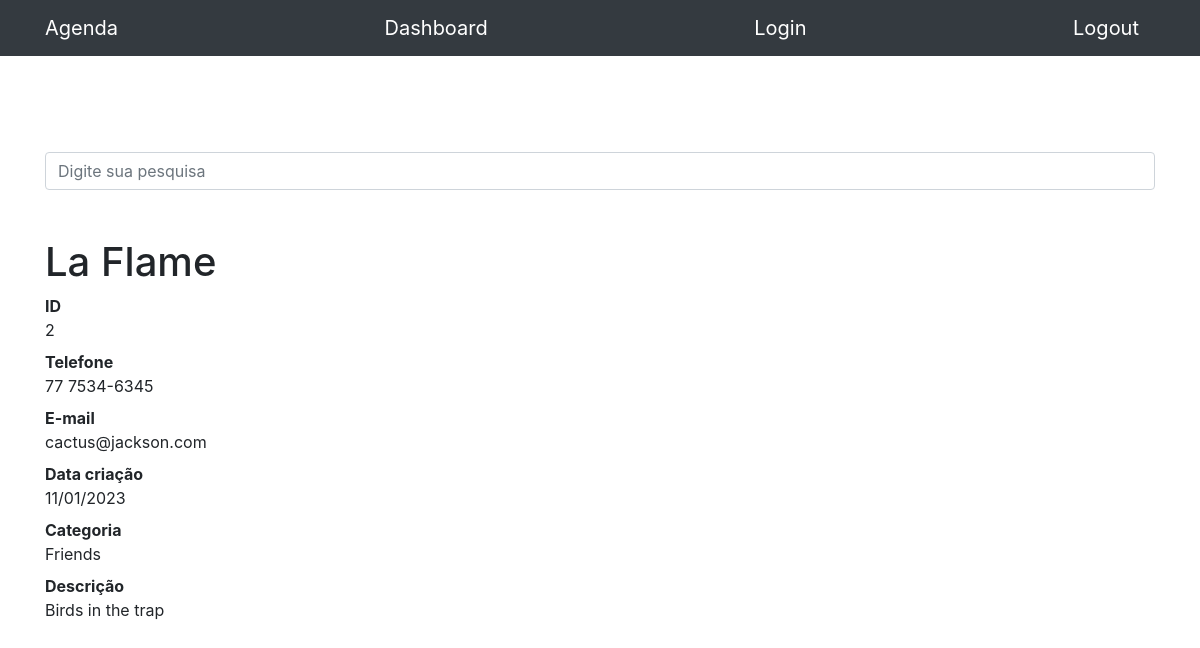
/2, run on the app's committed database.
### contacts/models.py (models this page shows, shortened)
class Contact(models.Model):
    name = models.CharField(max_length=50)
    last_name = models.CharField(max_length=50, blank=True)
    phone = models.CharField(max_length=13)
    email = models.CharField(max_length=100, blank=True)
    creation_date = models.DateTimeField(default=timezone.now)
    description = models.TextField(blank=True)
    status = models.ForeignKey(Status, on_delete=models.DO_NOTHING)
    show = models.BooleanField(default=True)
    picture = models.ImageField(blank=True, upload_to='pictures/%Y/%m/')

class Status(models.Model):
    name = models.CharField(max_length=50)
    def __str__(self):
        return self.name

### contacts/views.py (the view)
# urls.py: path('<int:contact_id>', views.show_contact, name='show_contact'),
def show_contact(request, contact_id):
        contact = get_object_or_404(Contact, id=contact_id)
        if not contact.show:
            raise Http404()
        return render(request, 'contacts/show_contact.html',{
            'contact': contact
        })

### contacts/templates/contacts/show_contact.html (shortened to what this page needs)
{% extends 'base.html' %}
{% block content %}
<h1 class="mt-5">{{ contact.name }} {{ contact.last_name }}</h1>
<dl>
  <dt>ID</dt>
  <dd>{{ contact.id }}</dd>
  <dt>Telefone</dt>
  <dd>{{ contact.phone}}</dd>
  <dt>E-mail</dt>
  <dd>{{ contact.email }}</dd>
  <dt>Data criação</dt>
  <dd>{{ contact.creation_date |date:'d/m/Y'}}</dd>
  <dt>Categoria</dt>
  <dd>{{ contact.status }}</dd>
  <dt>Descrição</dt>
  <dd>
    {{ contact.description }}
  </dd>
</dl>
{% endblock %}

### data on the page
Contact: name "La", last_name "Flame", id "2", phone "77 7534-6345", email "cactus@jackson.com", creation_date "11/01/2023", status "Friends", description "Birds in the trap"
